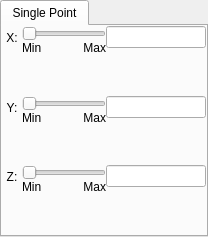
     <widget class="QWidget" name="page_2">
      <layout class="QHBoxLayout" name="horizontalLayout_8">
       <property name="spacing">
        <number>0</number>
       </property>
       <property name="leftMargin">
        <number>0</number>
       </property>
       <property name="topMargin">
        <number>0</number>
       </property>
       <property name="rightMargin">
        <number>0</number>
       </property>
       <property name="bottomMargin">
        <number>0</number>
       </property>
       <item>
        <widget class="QTabWidget" name="singlePointTab">
         <property name="sizePolicy">
          <sizepolicy hsizetype="MinimumExpanding" vsizetype="Expanding">
           <horstretch>0</horstretch>
           <verstretch>0</verstretch>
          </sizepolicy>
         </property>
         <property name="currentIndex">
          <number>0</number>
         </property>
         <widget class="QWidget" name="tab_7">
          <attribute name="title">
           <string>Single Point</string>
          </attribute>
          <layout class="QHBoxLayout" name="horizontalLayout_19">
           <property name="spacing">
            <number>0</number>
           </property>
           <property name="leftMargin">
            <number>0</number>
           </property>
           <property name="topMargin">
            <number>0</number>
           </property>
           <property name="rightMargin">
            <number>0</number>
           </property>
           <property name="bottomMargin">
            <number>0</number>
           </property>
           <item>
            <layout class="QVBoxLayout" name="verticalLayout_77">
             <property name="spacing">
              <number>0</number>
             </property>
             <property name="sizeConstraint">
              <enum>QLayout::SetMinimumSize</enum>
             </property>
             <property name="rightMargin">
              <number>0</number>
             </property>
             <item>
              <layout class="QHBoxLayout" name="horizontalLayout_48">
               <property name="spacing">
                <number>0</number>
               </property>
               <item>
                <layout class="QVBoxLayout" name="verticalLayout_78">
                 <property name="spacing">
                  <number>0</number>
                 </property>
                 <property name="topMargin">
                  <number>5</number>
                 </property>
                 <item>
                  <widget class="QLabel" name="label_25">
                   <property name="text">
                    <string>X:</string>
                   </property>
                   <property name="alignment">
                    <set>Qt::AlignCenter</set>
                   </property>
                  </widget>
                 </item>
                 <item>
                  <spacer name="verticalSpacer_52">
                   <property name="orientation">
                    <enum>Qt::Vertical</enum>
                   </property>
                   <property name="sizeType">
                    <enum>QSizePolicy::MinimumExpanding</enum>
                   </property>
                   <property name="sizeHint" stdset="0">
                    <size>
                     <width>20</width>
                     <height>5</height>
                    </size>
                   </property>
                  </spacer>
                 </item>
                </layout>
               </item>
               <item>
                <layout class="QVBoxLayout" name="verticalLayout_15">
                 <property name="spacing">
                  <number>0</number>
                 </property>
                 <item>
                  <widget class="QSlider" name="spXSlider">
                   <property name="orientation">
                    <enum>Qt::Horizontal</enum>
                   </property>
                  </widget>
                 </item>
                 <item>
                  <layout class="QHBoxLayout" name="horizontalLayout_50">
                   <property name="spacing">
                    <number>0</number>
                   </property>
                   <item>
                    <widget class="QLabel" name="spXMinLabel">
                     <property name="text">
                      <string>Min</string>
                     </property>
                    </widget>
                   </item>
                   <item>
                    <widget class="QLabel" name="spXMaxLabel">
                     <property name="text">
                      <string>Max</string>
                     </property>
                     <property name="alignment">
                      <set>Qt::AlignRight|Qt::AlignTrailing|Qt::AlignVCenter</set>
                     </property>
                    </widget>
                   </item>
                  </layout>
                 </item>
                 <item>
                  <spacer name="verticalSpacer_10">
                   <property name="orientation">
                    <enum>Qt::Vertical</enum>
                   </property>
                   <property name="sizeHint" stdset="0">
                    <size>
                     <width>20</width>
                     <height>40</height>
                    </size>
                   </property>
                  </spacer>
                 </item>
                </layout>
               </item>
               <item>
                <layout class="QVBoxLayout" name="verticalLayout_79">
                 <property name="spacing">
                  <number>0</number>
                 </property>
                 <item>
                  <widget class="QLineEdit" name="spXEdit">
                   <property name="sizePolicy">
                    <sizepolicy hsizetype="Minimum" vsizetype="Fixed">
                     <horstretch>0</horstretch>
                     <verstretch>0</verstretch>
                    </sizepolicy>
                   </property>
                   <property name="minimumSize">
                    <size>
                     <width>100</width>
                     <height>0</height>
                    </size>
                   </property>
                   <property name="maximumSize">
                    <size>
                     <width>100</width>
                     <height>16777215</height>
                    </size>
                   </property>
                   <property name="alignment">
                    <set>Qt::AlignCenter</set>
                   </property>
                  </widget>
                 </item>
                 <item>
                  <spacer name="verticalSpacer_53">
                   <property name="orientation">
                    <enum>Qt::Vertical</enum>
                   </property>
                   <property name="sizeType">
                    <enum>QSizePolicy::MinimumExpanding</enum>
                   </property>
                   <property name="sizeHint" stdset="0">
                    <size>
                     <width>20</width>
                     <height>5</height>
                    </size>
                   </property>
                  </spacer>
                 </item>
                </layout>
               </item>
              </layout>
             </item>
             <item>
              <layout class="QHBoxLayout" name="horizontalLayout_51">
               <property name="spacing">
                <number>0</number>
               </property>
               <item>
                <layout class="QVBoxLayout" name="verticalLayout_80">
                 <property name="spacing">
                  <number>0</number>
                 </property>
                 <property name="topMargin">
                  <number>5</number>
                 </property>
                 <item>
                  <widget class="QLabel" name="label_53">
                   <property name="text">
                    <string>Y:</string>
                   </property>
                   <property name="alignment">
                    <set>Qt::AlignCenter</set>
                   </property>
                  </widget>
                 </item>
                 <item>
                  <spacer name="verticalSpacer_54">
                   <property name="orientation">
                    <enum>Qt::Vertical</enum>
                   </property>
                   <property name="sizeType">
                    <enum>QSizePolicy::MinimumExpanding</enum>
                   </property>
                   <property name="sizeHint" stdset="0">
                    <size>
                     <width>20</width>
                     <height>5</height>
                    </size>
                   </property>
                  </spacer>
                 </item>
                </layout>
               </item>
               <item>
                <layout class="QVBoxLayout" name="verticalLayout_81">
                 <property name="spacing">
                  <number>0</number>
                 </property>
                 <item>
                  <widget class="QSlider" name="spYSlider">
                   <property name="orientation">
                    <enum>Qt::Horizontal</enum>
                   </property>
                  </widget>
                 </item>
                 <item>
                  <layout class="QHBoxLayout" name="horizontalLayout_52">
                   <property name="spacing">
                    <number>0</number>
                   </property>
                   <item>
                    <widget class="QLabel" name="spYMinLabel">
                     <property name="text">
                      <string>Min</string>
                     </property>
                    </widget>
                   </item>
                   <item>
                    <widget class="QLabel" name="spYMaxLabel">
                     <property name="text">
                      <string>Max</string>
                     </property>
                     <property name="alignment">
                      <set>Qt::AlignRight|Qt::AlignTrailing|Qt::AlignVCenter</set>
                     </property>
                    </widget>
                   </item>
                  </layout>
                 </item>
                 <item>
                  <spacer name="verticalSpacer_11">
                   <property name="orientation">
                    <enum>Qt::Vertical</enum>
                   </property>
                   <property name="sizeHint" stdset="0">
                    <size>
                     <width>20</width>
                     <height>40</height>
                    </size>
                   </property>
                  </spacer>
                 </item>
                </layout>
               </item>
               <item>
                <layout class="QVBoxLayout" name="verticalLayout_82">
                 <property name="spacing">
                  <number>0</number>
                 </property>
                 <item>
                  <widget class="QLineEdit" name="spYEdit">
                   <property name="sizePolicy">
                    <sizepolicy hsizetype="Minimum" vsizetype="Fixed">
                     <horstretch>0</horstretch>
                     <verstretch>0</verstretch>
                    </sizepolicy>
                   </property>
                   <property name="minimumSize">
                    <size>
                     <width>100</width>
                     <height>0</height>
                    </size>
                   </property>
                   <property name="maximumSize">
                    <size>
                     <width>100</width>
                     <height>16777215</height>
                    </size>
                   </property>
                   <property name="alignment">
                    <set>Qt::AlignCenter</set>
                   </property>
                  </widget>
                 </item>
                 <item>
                  <spacer name="verticalSpacer_55">
                   <property name="orientation">
                    <enum>Qt::Vertical</enum>
                   </property>
                   <property name="sizeType">
                    <enum>QSizePolicy::MinimumExpanding</enum>
                   </property>
                   <property name="sizeHint" stdset="0">
                    <size>
                     <width>20</width>
                     <height>5</height>
                    </size>
                   </property>
                  </spacer>
                 </item>
                </layout>
               </item>
              </layout>
             </item>
             <item>
              <layout class="QHBoxLayout" name="horizontalLayout_53">
               <property name="spacing">
                <number>0</number>
               </property>
               <item>
                <layout class="QVBoxLayout" name="verticalLayout_83">
                 <property name="spacing">
                  <number>0</number>
                 </property>
                 <property name="topMargin">
                  <number>5</number>
                 </property>
                 <item>
                  <widget class="QLabel" name="label_54">
                   <property name="text">
                    <string>Z:</string>
                   </property>
                   <property name="alignment">
                    <set>Qt::AlignCenter</set>
                   </property>
                  </widget>
                 </item>
                 <item>
                  <spacer name="verticalSpacer_56">
                   <property name="orientation">
                    <enum>Qt::Vertical</enum>
                   </property>
                   <property name="sizeType">
                    <enum>QSizePolicy::MinimumExpanding</enum>
                   </property>
                   <property name="sizeHint" stdset="0">
                    <size>
                     <width>20</width>
                     <height>5</height>
                    </size>
                   </property>
                  </spacer>
                 </item>
                </layout>
               </item>
               <item>
                <layout class="QVBoxLayout" name="verticalLayout_84">
                 <property name="spacing">
                  <number>0</number>
                 </property>
                 <item>
                  <widget class="QSlider" name="spZSlider">
                   <property name="orientation">
                    <enum>Qt::Horizontal</enum>
                   </property>
                  </widget>
                 </item>
                 <item>
                  <layout class="QHBoxLayout" name="horizontalLayout_54">
                   <property name="spacing">
                    <number>0</number>
                   </property>
                   <item>
                    <widget class="QLabel" name="spZMinLabel">
                     <property name="text">
                      <string>Min</string>
                     </property>
                    </widget>
                   </item>
                   <item>
                    <widget class="QLabel" name="spZMaxLabel">
                     <property name="text">
                      <string>Max</string>
                     </property>
                     <property name="alignment">
                      <set>Qt::AlignRight|Qt::AlignTrailing|Qt::AlignVCenter</set>
                     </property>
                    </widget>
                   </item>
                  </layout>
                 </item>
                 <item>
                  <spacer name="verticalSpacer_12">
                   <property name="orientation">
                    <enum>Qt::Vertical</enum>
                   </property>
                   <property name="sizeHint" stdset="0">
                    <size>
                     <width>20</width>
                     <height>40</height>
                    </size>
                   </property>
                  </spacer>
                 </item>
                </layout>
               </item>
               <item>
                <layout class="QVBoxLayout" name="verticalLayout_85">
                 <property name="spacing">
                  <number>0</number>
                 </property>
                 <item>
                  <widget class="QLineEdit" name="spZEdit">
                   <property name="sizePolicy">
                    <sizepolicy hsizetype="Minimum" vsizetype="Fixed">
                     <horstretch>0</horstretch>
                     <verstretch>0</verstretch>
                    </sizepolicy>
                   </property>
                   <property name="minimumSize">
                    <size>
                     <width>100</width>
                     <height>0</height>
                    </size>
                   </property>
                   <property name="maximumSize">
                    <size>
                     <width>100</width>
                     <height>16777215</height>
                    </size>
                   </property>
                   <property name="alignment">
                    <set>Qt::AlignCenter</set>
                   </property>
                  </widget>
                 </item>
                 <item>
                  <spacer name="verticalSpacer_57">
                   <property name="orientation">
                    <enum>Qt::Vertical</enum>
                   </property>
                   <property name="sizeType">
                    <enum>QSizePolicy::MinimumExpanding</enum>
                   </property>
                   <property name="sizeHint" stdset="0">
                    <size>
                     <width>20</width>
                     <height>5</height>
                    </size>
                   </property>
                  </spacer>
                 </item>
                </layout>
               </item>
              </layout>
             </item>
            </layout>
           </item>
          </layout>
         </widget>
        </widget>
       </item>
      </layout>
     </widget>
